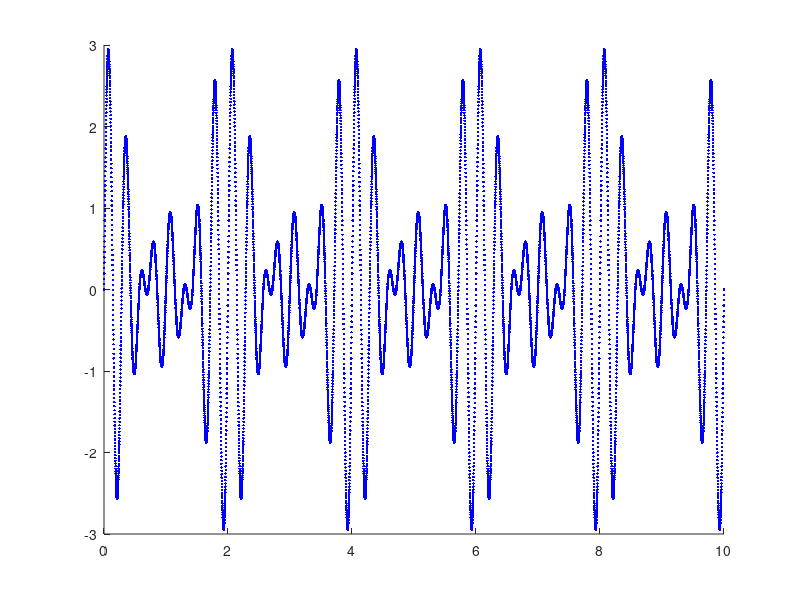

This figure's MATLAB source:
ts = 0.001;
nf = 10;


% Para f(t)
f = 3;
A = 1;
fase = 0;

T = 1./f;
w = f.*2.*pi;

t = 0:ts:nf;
fx = A.*sin(w.*t + fase);

% Para g(t)
f = 7/2;
A = 1;
fase = 0;

T = 1./f;
w = f.*2.*pi;

t = 0:ts:nf;
gx = A.*sin(w.*t + fase);


% Para y(t)
f = 4;
A = 1;
fase = 0;

T = 1./f;
w = f.*2.*pi;

t = 0:ts:nf;
yx = A.*sin(w.*t + fase);


% p(t) = f(t) + g(t) + y(t)

px = fx + gx + yx;

A0 = max(px)
f0 = gcd(gcd(3,4)*2,7/2*2) / 2

%plot(t,fx,"r.")
hold on
%plot(t,gx,"g.")
hold on
plot(t,px,"b.")